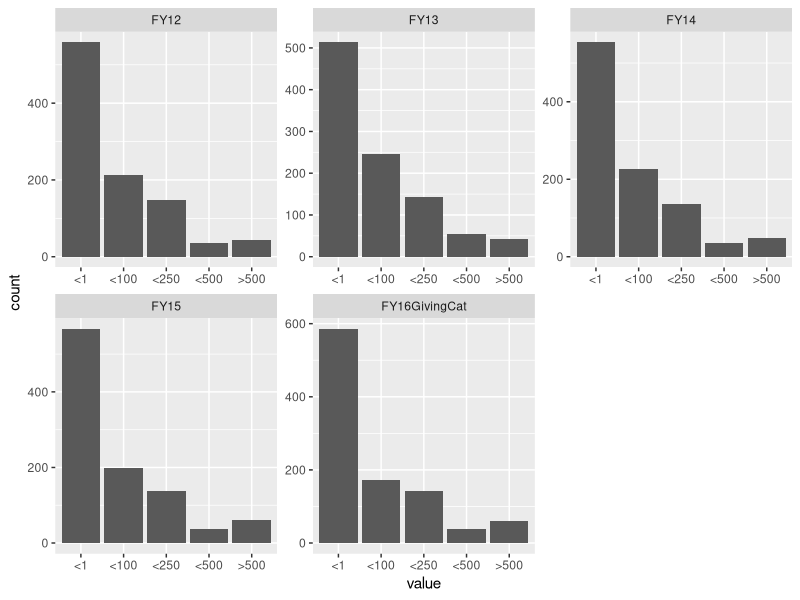
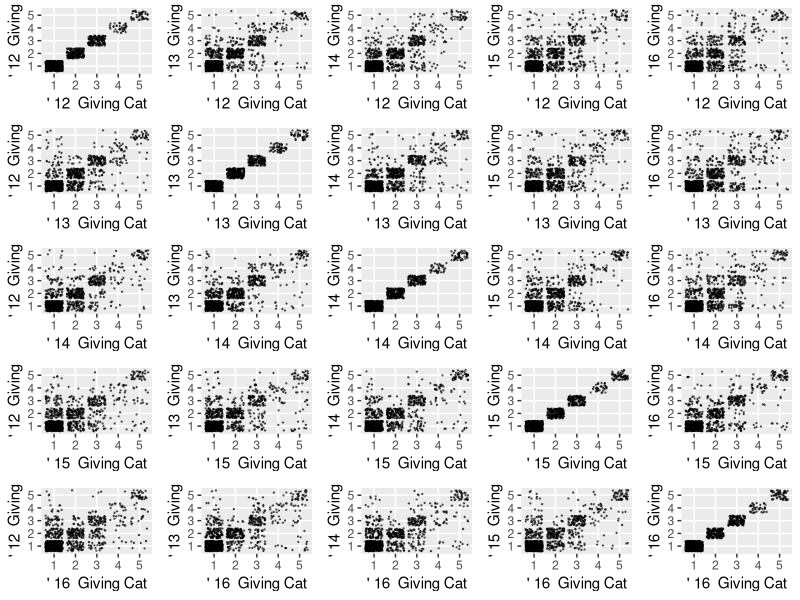
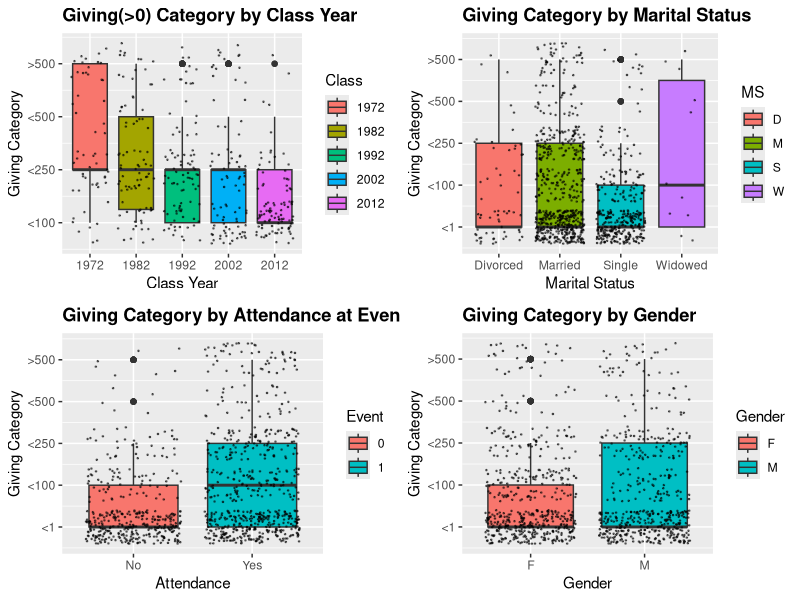

Generate these figures, in order, with R:
## ---- chunk 1
library(knitr)
opts_chunk$set(tidy.opts=list(width.cutoff=60),tidy=TRUE)
x<-c("car","dplyr","Hmisc","ggplot2","gridExtra","effsize","aod","mcprofile","MASS","vcd","data.table","stargazer","caret","ordinal","GGally","reshape2","tidyr","purrr")
invisible(lapply(x, require, character.only = TRUE))
## ---- chunk 2
dt<-fread("lab2data.csv")
#describe(dt) #This takes 2.5 pages on its own
## ---- chunk 3
#View the contents of Major and Next Degree - to identify if there are any
majortable= as.data.frame(round(prop.table(table(dt$Major)),2))
degtable= as.data.frame(round(prop.table(table(dt$Next.Degree)),2))
## ---- chunk 4
dt$FY16GivingCat<-cut(dt$FY16Giving,c(0,1,100,250,500,200000),right=FALSE)
dt$FY15<-cut(dt$FY15Giving,c(0,1,100,250,500,200000),right=FALSE)
dt$FY14<-cut(dt$FY14Giving,c(0,1,100,250,500,200000),right=FALSE)
dt$FY13<-cut(dt$FY13Giving,c(0,1,100,250,500,200000),right=FALSE)
dt$FY12<-cut(dt$FY12Giving,c(0,1,100,250,500,200000),right=FALSE)

# create an indicator for "giver" and "non giver" for each year.
dt$Giver16 = as.integer(dt$FY16Giving>0)
dt$Giver15 = as.integer(dt$FY15Giving>0)
dt$Giver14 = as.integer(dt$FY14Giving>0)
dt$Giver13 = as.integer(dt$FY13Giving>0)
dt$Giver12 = as.integer(dt$FY12Giving>0)
dt$YearsGiven = dt$Giver12 + dt$Giver13+dt$Giver15 + dt$Giver15

#Create identifier for next degree (1) or none (0)
dt$NextDeg = 1-as.integer((dt$Next.Degree=="NONE"))

#Group majors by broad categories

dt$MajorCat = ifelse(dt$Major %in% c('American Studies','Art','Chinese','Classics','Comparative Literature','English','English-Journalism','French','German','History','Independent','Music','Philosophy','Philosophy-Religion','Physical Education','Religious Studies','Russian','Spanish','Speech (Drama, etc.)','Theatre'), "HUM_ART", ifelse(dt$Major %in% c('Biology','Chemistry','Computer Science','Engineering','General Science','General Science-Biology','General Science-Chemistry','General Science-Math','General Science-Physics','Mathematics','Mathematics-Physics','Physics','Zoology'
), "STEM",ifelse(dt$Major %in% c("Economics","Economics-Regional Stds.","Sociology","Pyschology","Pol. Sci.-Regional Stds.","Sociology-Anthropology","Political Science","Anthropology","Economics-Business"), "SOCIAL_SCIENCE","OTHER")))

dt$MS = factor(dt$Marital.Status)
dt$Class = factor(dt$Class.Year)
names(dt)[names(dt)=="AttendenceEvent"] = "Event"
## ---- chunk 5
lcat<-c("FY16GivingCat","FY14","FY15","FY13","FY12")
dt[,lcat,with=FALSE] %>%
  na.omit()%>%
  gather()%>%
  ggplot(aes(value))+
    facet_wrap(~key,scales="free") + 
  scale_x_discrete(labels=c("<1","<100","<250","<500",">500"))+
    geom_bar()
## ---- chunk 6
prop.table(table(dt$Gender))
## ---- chunk 7
prop.table(table(dt$Class.Year))
## ---- chunk 8
prop.table(table(dt$MS))
## ---- chunk 9
prop.table(table(dt$MajorCat))
## ---- chunk 10
prop.table(table(dt$NextDeg))
## ---- chunk 11
ggScatterJitter<-function(yearcat1,yearcat2){
  if(yearcat1==16){yeargive1<-"FY16GivingCat"}else{yeargive1<-paste("FY",toString(yearcat1),sep='')}
  if(yearcat2==16){yeargive2<-"FY16GivingCat"}else{yeargive2<-paste("FY",toString(yearcat2),sep='')}

  p<-ggplot(dt,aes_string(x=yeargive1,y=yeargive2))
  p<-p+geom_jitter(size=.2,alpha=.5)
  p<-p+scale_x_discrete(name=paste("'",toString(yearcat1)," Giving Cat"),labels=c("1","2","3","4","5"))+
    scale_y_discrete(name=paste("'",toString(yearcat2)," Giving"),labels=c("1","2","3","4","5"))
  return(p)
}
plots<-list()
k<-1
for (i in 12:16){
  for (j in 12:16){
    plots[[k]]<-ggScatterJitter(i,j)
    k=k+1
  }
}

grid.arrange(grobs=plots,ncol=5)
## ---- chunk 12
l=c("FY12Giving","FY13Giving","FY14Giving","FY15Giving","FY16Giving")
cor(dt[,l,with=FALSE])
## ---- chunk 13
GenXtab = function(dframe, x1, x2, nlist){
  x1vsx2= xtabs(formula = ~x1+x2, data=dframe)
  names(dimnames(x1vsx2)) = nlist
  print(x1vsx2)
  print("Percentage of Column Totals Shown Below")
  print(round(prop.table(x1vsx2, 2),2))
  a.s = assocstats(x1vsx2)
  a.s
  if (is.null(a.s$phi) | is.na(a.s$phi))  {phi_s = "Phi: N/A;"}
    else if(abs(a.s$phi)>0.3){phi_s="Phi: Medium;"}
    else if(abs(a.s$phi)>0.1){phi_s="Phi: Small;"}
    else                     {phi_s="Phi: Negligible;"}
  
  if (is.null(a.s$contingency))      {cc_s= "Contingency Coef: N/A;"}
    else if(abs(a.s$contingency)>0.5){cc_s= "Contingency Coef: Large;"}
    else if(abs(a.s$contingency)>0.3){cc_s= "Contingency Coef: Medium;"}
    else if(abs(a.s$contingency)>0.1){cc_s= "Contingency Coef: Small;"}
    else                             {cc_s= "Contingency Coef: Negligible;"}
  
  if (is.null(a.s$cramer))      {c_s="Cramer's V: N/A;"}
    else if(abs(a.s$cramer)>0.5){c_s="Cramer's V: Large;"}
    else if(abs(a.s$cramer)>0.3){c_s="Cramer's V: Medium;"}
    else if(abs(a.s$cramer)>0.1){c_s="Cramer's V: Small ;"}
    else                        {c_s="Cramer's V: Negligible;"}
  print(paste("Assoc Stats Conclusions: ", phi_s, cc_s, c_s))
}

## ---- chunk 14
GenXtab(dframe=dt,x1=dt$Event,x2=dt$FY16GivingCat,nlist=c("Attendence","FY16Cat"))
## ---- chunk 15
GenXtab(dframe=dt,x1=dt$MS,x2=dt$FY16GivingCat,nlist=c("Marital","FY16Cat"))
## ---- chunk 16
GenXtab(dframe=dt,x1=dt$Class,x2=dt$FY16GivingCat,nlist=c("Class","FY16Cat"))
## ---- chunk 17
GenXtab(dframe=dt,x1=dt$Gender,x2=dt$FY16GivingCat,nlist=c("Gender","FY16Cat"))
## ---- chunk 18
GenXtab(dframe=dt,x1=dt$Gender,x2=dt$Class,nlist=c("Gender","Class"))
## ---- chunk 19

Year<-ggplot(dt[dt$FY16Giving>0,],aes(Class,
                                as.numeric(FY16GivingCat))) +
  geom_boxplot(aes(fill=Class)) +
  ggtitle("Giving(>0) Category by Class Year") +
  geom_jitter(size=.25,alpha=.5) +
  scale_x_discrete(name="Class Year")+
  scale_y_continuous(name="Giving Category",
                     breaks=1:5,labels=c("<1","<100","<250","<500",">500")) +
  theme(plot.title = element_text(lineheight=1, face="bold")) 
Marriage<-ggplot(dt,aes(MS,as.numeric(FY16GivingCat))) +
  geom_boxplot(aes(fill=MS)) +
  ggtitle("Giving Category by Marital Status") +
  geom_jitter(size=.25,alpha=.5) +
  scale_x_discrete(name="Marital Status",labels=c("Divorced","Married","Single","Widowed"))+
  scale_y_continuous(name="Giving Category",breaks=1:5,labels=c("<1","<100","<250",
                                                                "<500",">500")) +
  theme(plot.title = element_text(lineheight=1, face="bold"))
Attendence<-ggplot(dt,aes(factor(Event),as.numeric(FY16GivingCat))) +
  geom_boxplot(aes(fill=factor(Event))) +
  ggtitle("Giving Category by Attendance at Event") +
  geom_jitter(size=.25,alpha=.5) +
  scale_x_discrete(name="Attendance",labels=c("No","Yes"))+
  scale_y_continuous(name="Giving Category",breaks=1:5,labels=c("<1","<100","<250",
                                                                "<500",">500")) +
  scale_fill_discrete(name = "Event")+
  theme(plot.title = element_text(lineheight=1, face="bold")) 
Gender<-ggplot(dt,aes(Gender,as.numeric(FY16GivingCat))) +
  geom_boxplot(aes(fill=Gender)) +
  ggtitle("Giving Category by Gender") +
  geom_jitter(size=.25,alpha=.5) +
  scale_x_discrete(name="Gender")+
  scale_y_continuous(name="Giving Category",breaks=1:5,labels=c("<1","<100","<250",
                                                                "<500",">500")) +
  theme(plot.title = element_text(lineheight=1, face="bold")) 

grid.arrange(Year,Marriage,Attendence,Gender,ncol=2)
## ---- chunk 20
GenXtab(dframe=dt,x1=dt$FY15,x2=dt$FY16GivingCat,nlist=c("FY16","FY14"))
